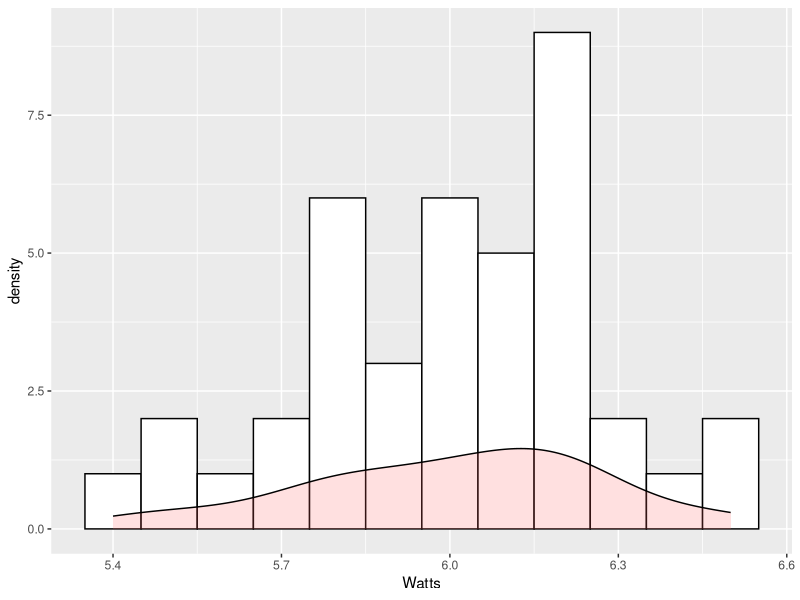
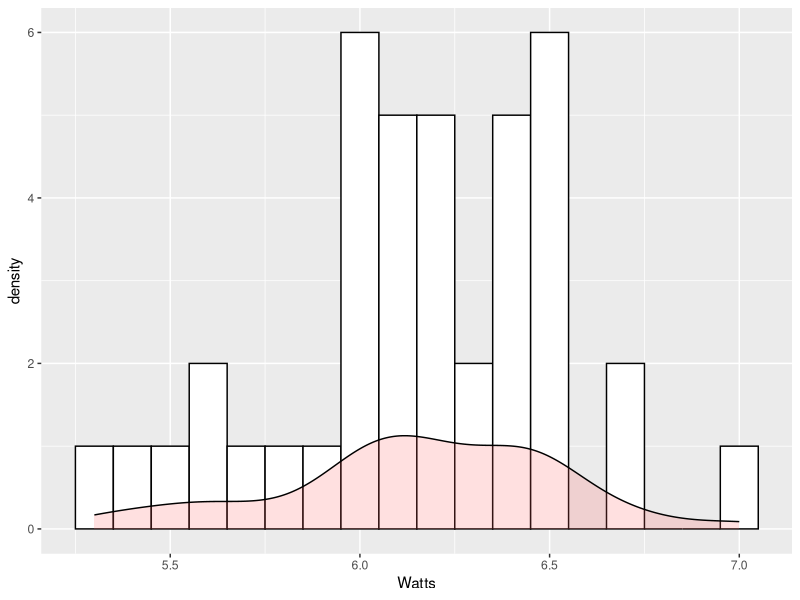
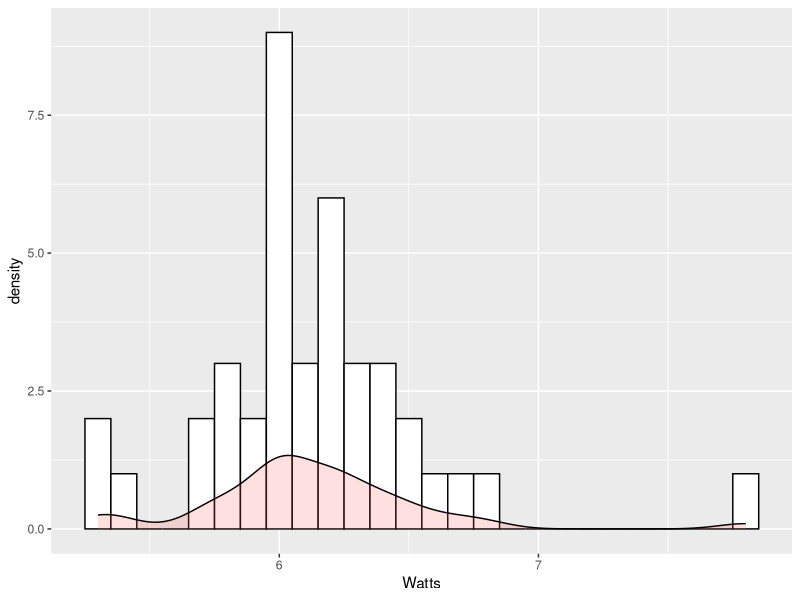
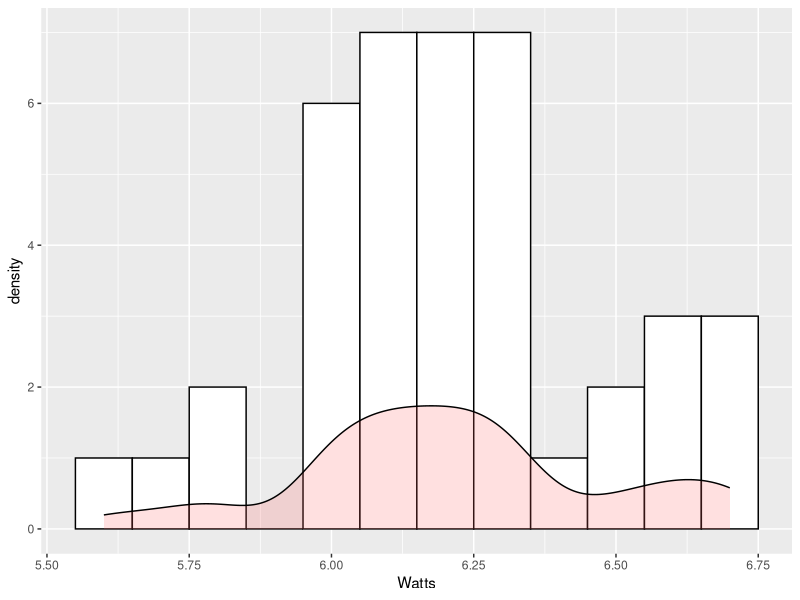
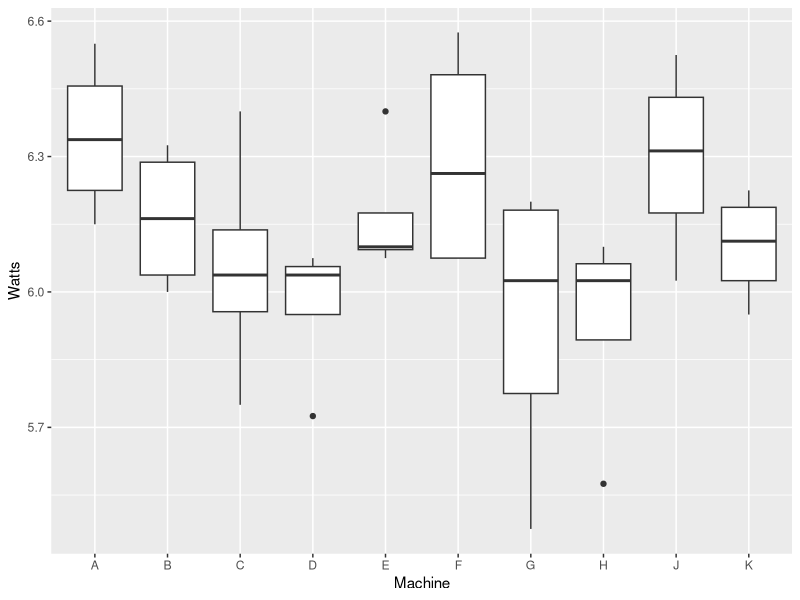
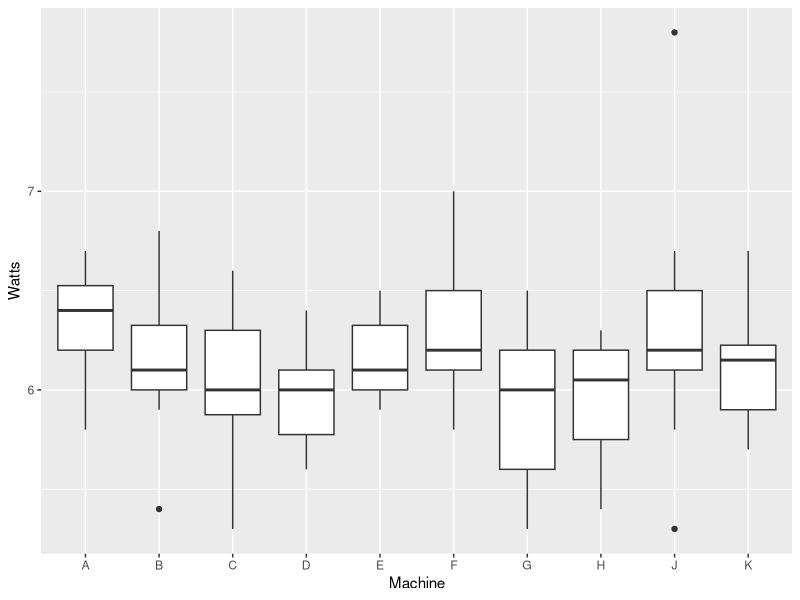
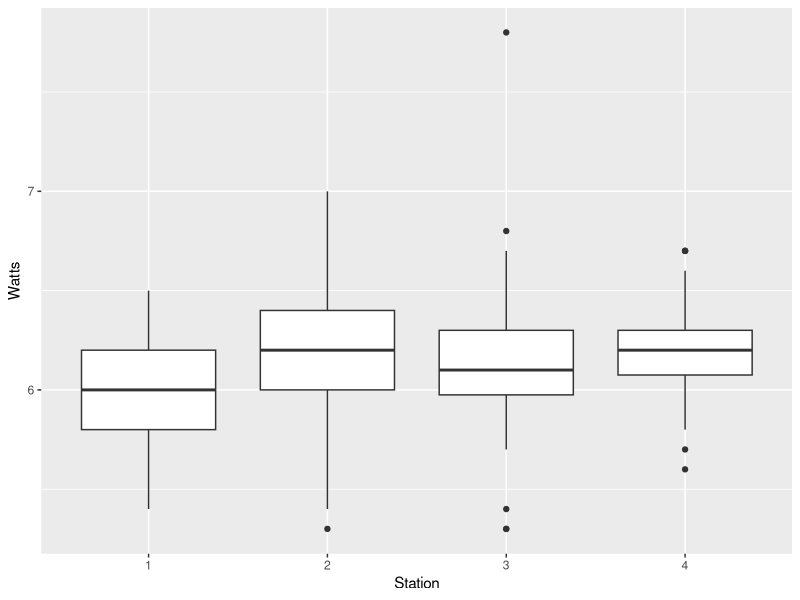
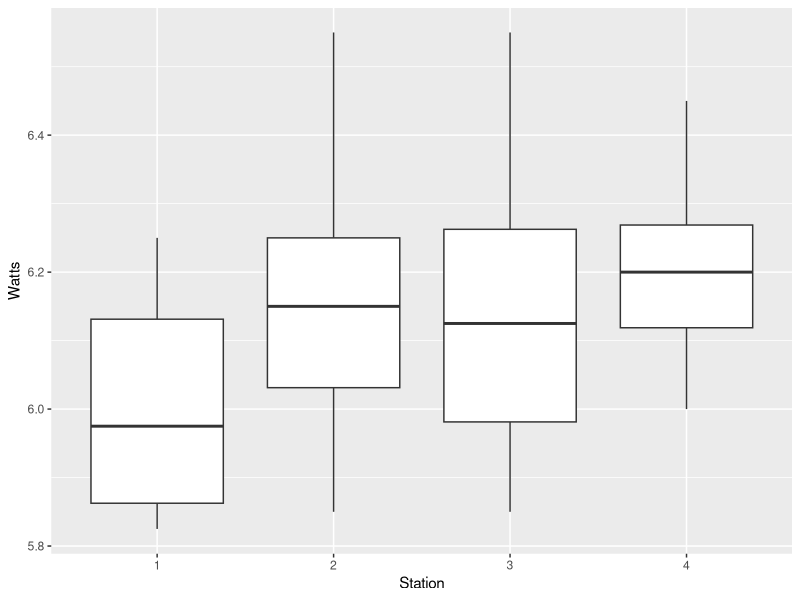

Reproduce these figures in R, in order. (Note: this script raises an error after producing the figures.)
library(dplyr)
library(ggplot2)
library(car)
library(lme4)

# Change to your own directory

setwd("C:/Users/User/Desktop/Project 1")

# Import Data and Data Cleaning

data = read.csv("Bulb.csv")
data$Bulb = factor(data$Bulb)
data$Machine = factor(data$Machine)
data$Station = factor(data$Station)

# Calculate the average of Watts for each Bulb

WattsbyMachine <- data %>%
  group_by(Bulb, Machine) %>%
  summarise(Watts = mean(Watts))

WattsbyStation <- data %>%
  group_by(Machine, Station) %>%
  summarise(Watts = mean(Watts))

# Exploratory Analysis

Station1 = filter(data, Station == '1')
Station2 = filter(data, Station == '2')
Station3 = filter(data, Station == '3')
Station4 = filter(data, Station == '4')

# Histograms

hist1 = ggplot(Station1, aes(Watts)) + 
  geom_histogram(binwidth = 0.1, color="black", fill="white") + 
  geom_density(alpha=.2, fill="#FF6666")
hist2 = ggplot(Station2, aes(Watts)) + 
  geom_histogram(binwidth = 0.1, color="black", fill="white") + 
  geom_density(alpha=.2, fill="#FF6666")
hist3 = ggplot(Station3, aes(Watts)) + 
  geom_histogram(binwidth = 0.1, color="black", fill="white") + 
  geom_density(alpha=.2, fill="#FF6666")
hist4 = ggplot(Station4, aes(Watts)) + 
  geom_histogram(binwidth = 0.1, color="black", fill="white") + 
  geom_density(alpha=.2, fill="#FF6666")

hist1
hist2
hist3
hist4

WattsbyMachine %>% ggplot(aes(x = Machine, y = Watts)) + geom_boxplot()
data %>% ggplot(aes(x = Machine, y = Watts)) + geom_boxplot()

data %>% ggplot(aes(x = Station, y = Watts)) + geom_boxplot()
WattsbyStation %>% ggplot(aes(x = Station, y = Watts)) + geom_boxplot()
anova(WattsbyStation)

# Box Plots

box0 = ggplot(data, aes(Station, Watts, colour = Station)) + geom_boxplot()
box0

box1 = ggplot(Station1, aes(Machine, Watts, colour = Machine)) + geom_boxplot()
box2 = ggplot(Station2, aes(Machine, Watts, colour = Machine)) + geom_boxplot()
box3 = ggplot(Station3, aes(Machine, Watts, colour = Machine)) + geom_boxplot()
box4 = ggplot(Station4, aes(Machine, Watts, colour = Machine)) + geom_boxplot()

box1
box2
box3
box4

# Pre Analysis

shapiro.test(Station1$Watts)
shapiro.test(Station2$Watts)
shapiro.test(Station3$Watts)
shapiro.test(Station4$Watts)

# Model Fitting

fit1 = lm(Watts ~ Machine, data = Station1)
fit2 = lm(Watts ~ Machine, data = Station2)
fit3 = lm(Watts ~ Machine, data = Station3)
fit4 = lm(Watts ~ Machine, data = Station4)

summary(fit1)
summary(fit2)
summary(fit3)
summary(fit4)

fit5 = lm(Watts ~ Station, data = data)
summary(fit5)

aov.Station = aov(Watts ~ Station, data = data)
summary(aov.Station)
TukeyHSD(aov.Station)
plot(TukeyHSD(aov.Station))


WattsbyMachine$Machine = relevel(WattsbyMachine$Machine, ref = "D")


fit6 = lm(Watts ~ Machine, data = WattsbyMachine)
fit7 = lm(Watts ~ Station, data = WattsbyStation)
summary(fit6)
summary(fit7)


# Mixed Effects Model
Watts.null.Machine = lmer(Watts ~ (1 | Station), data = data)
Watts.Machine = lmer(Watts ~ Machine + (1 | Station), data = data)
Watts.null.Station = lmer(Watts ~ (1 | Machine), data = data)
Watts.Station = lmer(Watts ~ Station + (1 | Machine), data = data)

coef(Watts.Machine)

anova(Watts.nullM, Watts.Machine)
anova(Watts.nullS, Watts.Station)


data$Machine = relevel(data$Machine, ref = "D")

Watts.nullMPlus = lmer(Watts ~ (1 + Machine | Station), data = data)
Watts.MachinePlus = lmer(Watts ~ Machine + (1 + Machine | Station), data = data)

coef(Watts.MachinePlus)
anova(Watts.nullMPlus, Watts.MachinePlus)

# Model Diagnostic

influencePlot(fit5)

